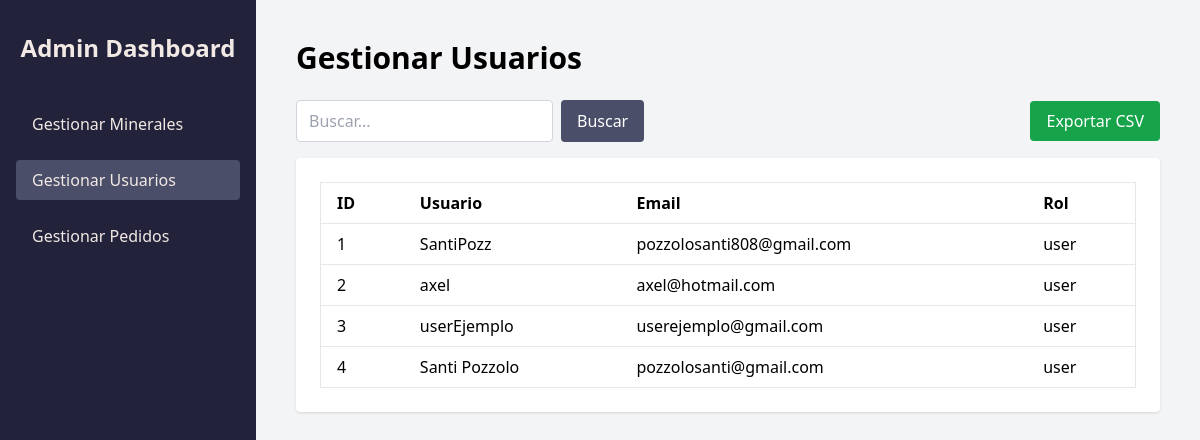
The page /admin_panel?page=usuarios on the database as committed earlier.
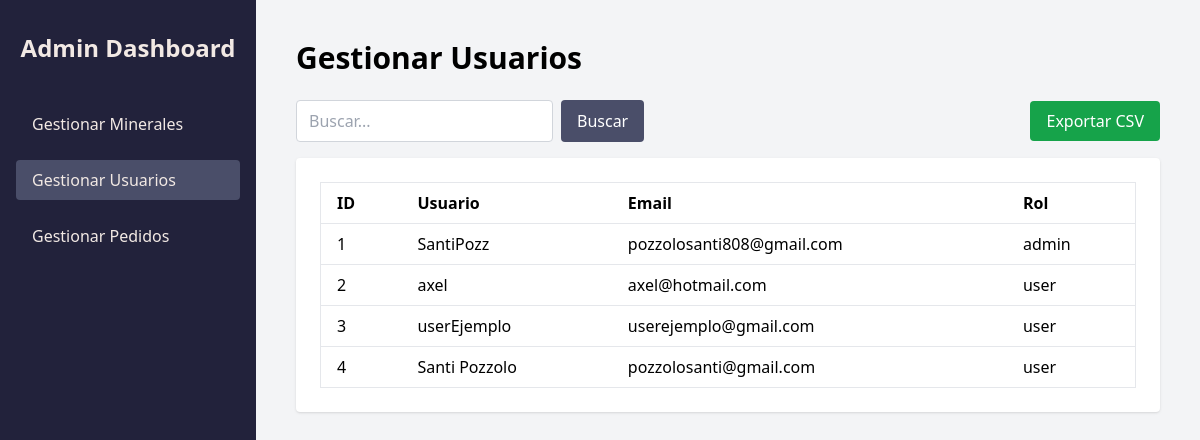
The same page on the database as committed later.
### models/User.py (models this page shows, shortened)
class User(db.Model, UserMixin):
    __tablename__ = 'users'
    id = db.Column(db.Integer, primary_key=True, autoincrement=True)
    username = db.Column(db.String(150), unique=True, nullable=False)
    password = db.Column(db.String(150), nullable=False)
    mail = db.Column(db.String(150), unique=True, nullable=False)
    role = db.Column(db.String(50), default='user')

### routes/admin_panel.py (the view, shortened to what this page needs)
@admin_panel_bp.route('/admin_panel', methods=['GET'])
def admin_panel():
    section = request.args.get('page', '')
    if section not in ['usuarios', 'pedidos', 'minerales', '']:
        return redirect(url_for('admin_panel.admin_panel'))
    if section == 'usuarios':
        table_data = User.query.all()
    else:
        table_data = None
    return render_template('admin_panel.html', page=section, table_data=table_data)

### templates/admin_panel.html (shortened to what this page needs)
<!DOCTYPE html>
<html lang="es">
<head>
    <script src="https://cdn.tailwindcss.com"></script>
</head>
<body class="bg-gray-100 min-h-screen flex">
    <aside class="w-64 bg-[#22223B] text-[#F2E9E4] flex flex-col py-8 px-4 min-h-screen">
        <h2 class="text-2xl font-bold mb-10 text-center">Admin Dashboard</h2>
        <nav class="flex flex-col gap-4">
            <a href="{{ url_for('admin_panel.admin_panel', page='minerales') }}"
               class="py-2 px-4 rounded hover:bg-[#4A4E69] {% if page == 'minerales' %}bg-[#4A4E69]{% endif %}">
                Gestionar Minerales
            </a>
            <a href="{{ url_for('admin_panel.admin_panel', page='usuarios') }}"
               class="py-2 px-4 rounded hover:bg-[#4A4E69] {% if page == 'usuarios' %}bg-[#4A4E69]{% endif %}">
                Gestionar Usuarios
            </a>
            <a href="{{ url_for('admin_panel.admin_panel', page='pedidos') }}"
               class="py-2 px-4 rounded hover:bg-[#4A4E69] {% if page == 'pedidos' %}bg-[#4A4E69]{% endif %}">
                Gestionar Pedidos
            </a>
        </nav>
    </aside>
    <main class="flex-1 p-10">
        {% if page == 'minerales' %}
            <h1 class="text-3xl font-bold mb-6">Gestionar Minerales</h1>
                <div class="flex flex-wrap items-center justify-between mb-4 gap-2">
                    <form method="get" action="{{ url_for('admin_panel.admin_panel') }}" class="flex gap-2">
                        <input type="hidden" name="page" value="{{ page }}">
                        <input
                            type="text"
                            name="buscar"
                            placeholder="Buscar..."
                            value="{{ request.args.get('buscar', '') }}"
                            class="border border-gray-300 rounded px-3 py-2 focus:outline-none focus:ring-2 focus:ring-[#4A4E69]"
                        >
                        <button type="submit" class="bg-[#4A4E69] text-white px-4 py-2 rounded hover:bg-[#22223B] transition">
                            Buscar
                        </button>
                    </form>
                    <a href="{{ url_for('admin_panel.exportar_csv', page=page) }}"
                    class="bg-green-600 text-white px-4 py-2 rounded hover:bg-green-700 transition">
                        Exportar CSV
                    </a>
                </div>
                <div class="bg-white rounded shadow p-6 overflow-x-auto">
                    {% if table_data %}
                    <table class="min-w-full text-left border border-gray-200">
                        <thead>
                            <tr>
                                <th class="px-4 py-2 border-b">Nombre</th>
                                <th class="px-4 py-2 border-b">Precio</th>
                            </tr>
                        </thead>
                        <tbody>
                            {% for nombre, precio in table_data %}
                            <tr class="hover:bg-gray-100">
                                <td class="px-4 py-2 border-b">{{ nombre }}</td>
                                <td class="px-4 py-2 border-b">{{ precio }}</td>
                            </tr>
                            {% endfor %}
                        </tbody>
                    </table>
                    {% else %}
                    <p>No hay minerales para mostrar.</p>
                    {% endif %}
                </div>
        {% elif page == 'usuarios' %}
            <h1 class="text-3xl font-bold mb-6">Gestionar Usuarios</h1>
                <div class="flex flex-wrap items-center justify-between mb-4 gap-2">
                    <form method="get" action="{{ url_for('admin_panel.admin_panel') }}" class="flex gap-2">
                        <input
                            type="text"
                            name="buscar"
                            placeholder="Buscar..."
                            value="{{ request.args.get('buscar', '') }}"
                            class="border border-gray-300 rounded px-3 py-2 focus:outline-none focus:ring-2 focus:ring-[#4A4E69]"
                        >
                        <button type="submit" class="bg-[#4A4E69] text-white px-4 py-2 rounded hover:bg-[#22223B] transition">
                            Buscar
                        </button>
                    </form>
                    <a href="{{ url_for('admin_panel.exportar_csv', page=page) }}"
                    class="bg-green-600 text-white px-4 py-2 rounded hover:bg-green-700 transition">
                        Exportar CSV
                    </a>
                </div>
            <div class="bg-white rounded shadow p-6 overflow-x-auto">
                {% if table_data %}
                <table class="min-w-full text-left border border-gray-200">
                    <thead>
                        <tr>
                            <th class="px-4 py-2 border-b">ID</th>
                            <th class="px-4 py-2 border-b">Usuario</th>
                            <th class="px-4 py-2 border-b">Email</th>
                            <th class="px-4 py-2 border-b">Rol</th>
                        </tr>
                    </thead>
                    <tbody>
                        {% for user in table_data %}
                        <tr class="hover:bg-gray-100">
                            <td class="px-4 py-2 border-b">{{ user.id }}</td>
                            <td class="px-4 py-2 border-b">{{ user.username }}</td>
                            <td class="px-4 py-2 border-b">{{ user.mail }}</td>
                            <td class="px-4 py-2 border-b">{{ user.role }}</td>
                        </tr>
                        {% endfor %}
                    </tbody>
                </table>
                {% else %}
                <p>No hay usuarios para mostrar.</p>
                {% endif %}
            </div>
        {% elif page == 'pedidos' %}
            <h1 class="text-3xl font-bold mb-6">Gestionar Pedidos</h1>
            <div class="bg-white rounded shadow p-6">
                <p>Aquí iría la tabla de pedidos (implementación futura).</p>
            </div>
        {% else %}
            <h1 class="text-3xl font-bold mb-6">Bienvenido al Panel de Administración</h1>
            <div class="bg-white rounded shadow p-6">
                <p>Selecciona una opción del menú.</p>
            </div>
        {% endif %}
    </main>
</body>
</html>

Rows that differ between the two databases and show on the page:
changed User "SantiPozz": role "user" → "admin"
